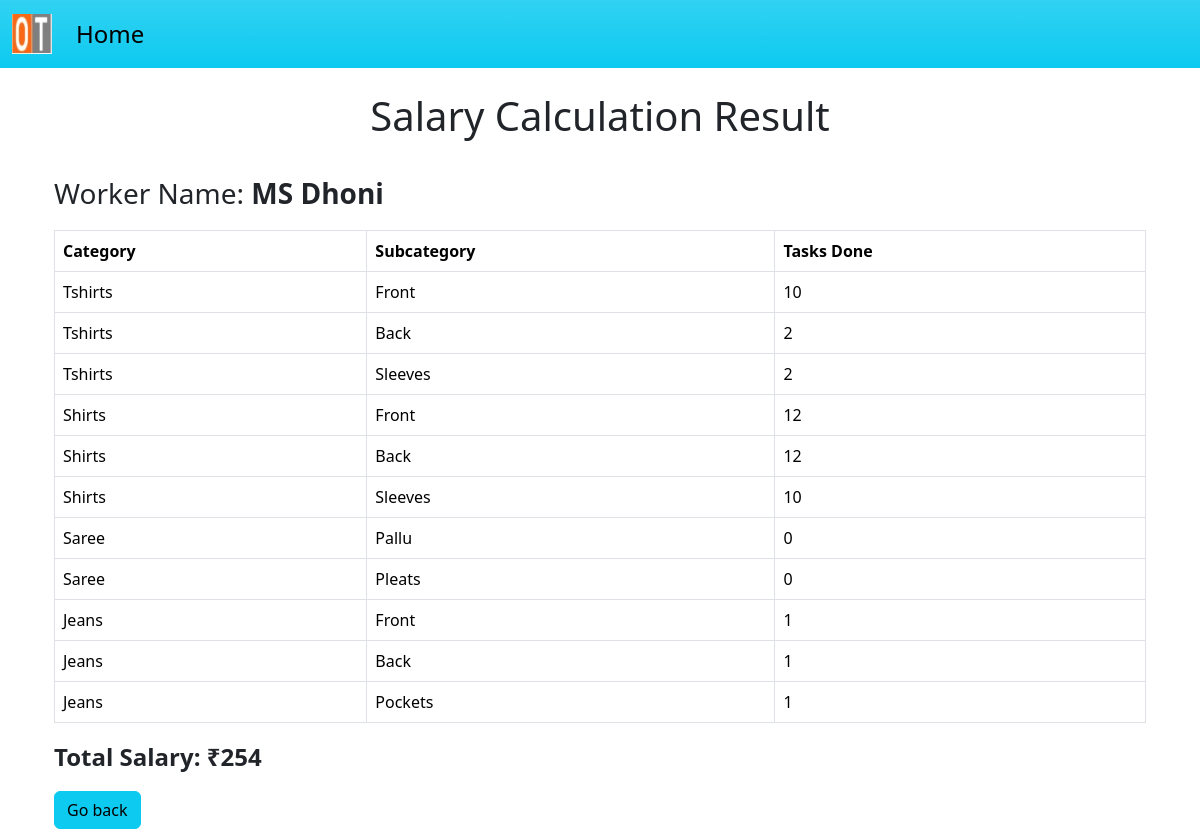
The app's page /result/4 with its own data.
### app.py (models this page shows)
class Worker(db.Model):
    id = db.Column(db.Integer, primary_key=True)
    name = db.Column(db.String(100), nullable=False)
    tasks = db.relationship('Task', backref='worker', lazy=True)

class Task(db.Model):
    id = db.Column(db.Integer, primary_key=True)
    worker_id = db.Column(db.Integer, db.ForeignKey('worker.id'), nullable=False)
    category = db.Column(db.String(50), nullable=False)
    subcategory = db.Column(db.String(50), nullable=False)
    tasks_done = db.Column(db.Integer, nullable=False)

### app.py (the view)
@app.route('/result/<int:worker_id>')
def result(worker_id):
    worker = Worker.query.get(worker_id)
    tasks_data = Task.query.filter_by(worker_id=worker.id).all()
    total_salary = calculate_total_salary(tasks_data)
    return render_template('result.html', worker=worker, tasks_data=tasks_data, total_salary=total_salary)

### app.py (called while the page is built)
def calculate_total_salary(tasks_data):
    total_salary = 0
    for task in tasks_data:
        price = prices[task.category][task.subcategory]
        total_salary += task.tasks_done * price
    return total_salary

### templates/result.html (shortened to what this page needs)
{% extends 'base.html' %}
{% block content %}
<body>
    <div class="container mt-4">
        <h1 class="text-center">Salary Calculation Result</h1>
        <br>
        <p class="fs-3">Worker Name: <b>{{ worker.name }}</b></p>
        <table class="table table-bordered">
            <thead>
                <tr>
                    <th>Category</th>
                    <th>Subcategory</th>
                    <th>Tasks Done</th>
                </tr>
            </thead>
            <tbody>
                {% for task in tasks_data %}
                    <tr>
                        <td>{{ task.category }}</td>
                        <td>{{ task.subcategory }}</td>
                        <td>{{ task.tasks_done }}</td>
                    </tr>
                {% endfor %}
            </tbody>
        </table>
        <p class="fs-4 fw-bold">Total Salary: <span>&#8377;</span>{{ total_salary }}</p>
        <a href="{{ url_for('salary_calculator') }}" class="btn btn-info">Go back</a>
    </div>
{% endblock %}

### records on screen
Worker: name "MS Dhoni"
Task: category "Tshirts", subcategory "Front", tasks_done "10"
Task: category "Tshirts", subcategory "Back", tasks_done "2"
Task: category "Tshirts", subcategory "Sleeves", tasks_done "2"
Task: category "Shirts", subcategory "Front", tasks_done "12"
Task: category "Shirts", subcategory "Back", tasks_done "12"
Task: category "Shirts", subcategory "Sleeves", tasks_done "10"
Task: category "Saree", subcategory "Pallu", tasks_done "0"
Task: category "Saree", subcategory "Pleats", tasks_done "0"
Task: category "Jeans", subcategory "Front", tasks_done "1"
Task: category "Jeans", subcategory "Back", tasks_done "1"
Task: category "Jeans", subcategory "Pockets", tasks_done "1"

### other values on screen
{{ total_salary }} "254"
